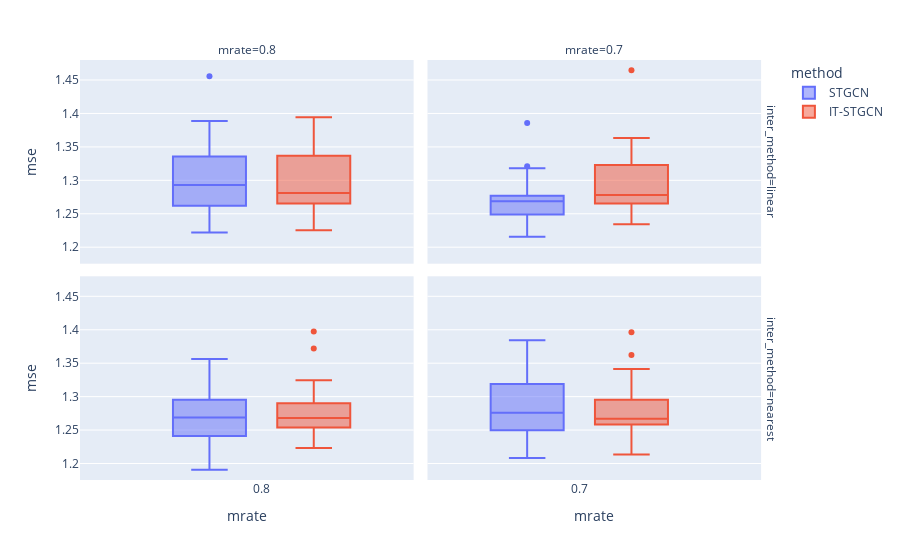

The cell this chart's notebook holds for it:
### Code cell
data.query("method!='GNAR' and mtype =='rand'").plot.box(backend='plotly',x='mrate',color='method',y='mse',facet_col='mrate',facet_row='inter_method',height=600)

### Figure 1 — Plotly figure (JSON) as saved in the notebook; plotly's stock layout.template omitted (floating-point values rounded to 4 significant figures)
{"data": [{"alignmentgroup": "True", "hovertemplate": "method=STGCN<br>inter_method=linear<br>mrate=%{x}<br>mse=%{y}<extra></extra>", "legendgroup": "STGCN", "marker": {"color": "#636efa"}, "name": "STGCN", "notched": false, "offsetgroup": "STGCN", "orientation": "v", "showlegend": true, "type": "box", "x": [0.8, 0.8, 0.8, 0.8, 0.8, 0.8, 0.8, 0.8, 0.8, 0.8, 0.8, 0.8, 0.8, 0.8, 0.8, 0.8, 0.8, 0.8, 0.8, 0.8, 0.8, 0.8, 0.8, 0.8, 0.8, 0.8, 0.8, 0.8, 0.8, 0.8], "x0": " ", "xaxis": "x3", "y": [1.319, 1.271, 1.311, 1.312, 1.26, 1.252, 1.222, 1.241, 1.27, 1.336, 1.384, 1.276, 1.261, 1.252, 1.295, 1.296, 1.312, 1.285, 1.38, 1.389, 1.291, 1.349, 1.366, 1.456, 1.262, 1.265, 1.255, 1.276, 1.339, 1.335], "y0": " ", "yaxis": "y3"}, {"alignmentgroup": "True", "hovertemplate": "method=STGCN<br>inter_method=linear<br>mrate=%{x}<br>mse=%{y}<extra></extra>", "legendgroup": "STGCN", "marker": {"color": "#636efa"}, "name": "STGCN", "notched": false, "offsetgroup": "STGCN", "orientation": "v", "showlegend": false, "type": "box", "x": [0.7, 0.7, 0.7, 0.7, 0.7, 0.7, 0.7, 0.7, 0.7, 0.7, 0.7, 0.7, 0.7, 0.7, 0.7, 0.7, 0.7, 0.7, 0.7, 0.7, 0.7, 0.7, 0.7, 0.7, 0.7, 0.7, 0.7, 0.7, 0.7, 0.7], "x0": " ", "xaxis": "x4", "y": [1.386, 1.265, 1.254, 1.242, 1.3, 1.216, 1.318, 1.271, 1.249, 1.321, 1.221, 1.267, 1.27, 1.271, 1.275, 1.246, 1.247, 1.255, 1.27, 1.257, 1.317, 1.277, 1.271, 1.275, 1.304, 1.26, 1.25, 1.284, 1.223, 1.224], "y0": " ", "yaxis": "y4"}, {"alignmentgroup": "True", "hovertemplate": "method=STGCN<br>inter_method=nearest<br>mrate=%{x}<br>mse=%{y}<extra></extra>", "legendgroup": "STGCN", "marker": {"color": "#636efa"}, "name": "STGCN", "notched": false, "offsetgroup": "STGCN", "orientation": "v", "showlegend": false, "type": "box", "x": [0.8, 0.8, 0.8, 0.8, 0.8, 0.8, 0.8, 0.8, 0.8, 0.8, 0.8, 0.8, 0.8, 0.8, 0.8, 0.8, 0.8, 0.8, 0.8, 0.8, 0.8, 0.8, 0.8, 0.8, 0.8, 0.8, 0.8, 0.8, 0.8, 0.8], "x0": " ", "xaxis": "x", "y": [1.338, 1.256, 1.27, 1.235, 1.335, 1.26, 1.295, 1.335, 1.277, 1.281, 1.234, 1.239, 1.272, 1.264, 1.289, 1.241, 1.356, 1.247, 1.246, 1.226, 1.268, 1.191, 1.29, 1.305, 1.225, 1.275, 1.328, 1.226, 1.26, 1.308], "y0": " ", "yaxis": "y"}, {"alignmentgroup": "True", "hovertemplate": "method=STGCN<br>inter_method=nearest<br>mrate=%{x}<br>mse=%{y}<extra></extra>", "legendgroup": "STGCN", "marker": {"color": "#636efa"}, "name": "STGCN", "notched": false, "offsetgroup": "STGCN", "orientation": "v", "showlegend": false, "type": "box", "x": [0.7, 0.7, 0.7, 0.7, 0.7, 0.7, 0.7, 0.7, 0.7, 0.7, 0.7, 0.7, 0.7, 0.7, 0.7, 0.7, 0.7, 0.7, 0.7, 0.7, 0.7, 0.7, 0.7, 0.7, 0.7, 0.7, 0.7, 0.7, 0.7, 0.7], "x0": " ", "xaxis": "x2", "y": [1.254, 1.208, 1.271, 1.367, 1.343, 1.236, 1.247, 1.333, 1.28, 1.384, 1.302, 1.295, 1.242, 1.332, 1.291, 1.269, 1.272, 1.304, 1.319, 1.25, 1.282, 1.235, 1.374, 1.235, 1.283, 1.238, 1.269, 1.262, 1.332, 1.27], "y0": " ", "yaxis": "y2"}, {"alignmentgroup": "True", "hovertemplate": "method=IT-STGCN<br>inter_method=linear<br>mrate=%{x}<br>mse=%{y}<extra></extra>", "legendgroup": "IT-STGCN", "marker": {"color": "#EF553B"}, "name": "IT-STGCN", "notched": false, "offsetgroup": "IT-STGCN", "orientation": "v", "showlegend": true, "type": "box", "x": [0.8, 0.8, 0.8, 0.8, 0.8, 0.8, 0.8, 0.8, 0.8, 0.8, 0.8, 0.8, 0.8, 0.8, 0.8, 0.8, 0.8, 0.8, 0.8, 0.8, 0.8, 0.8, 0.8, 0.8, 0.8, 0.8, 0.8, 0.8, 0.8, 0.8], "x0": " ", "xaxis": "x3", "y": [1.243, 1.344, 1.276, 1.273, 1.266, 1.227, 1.285, 1.251, 1.278, 1.316, 1.226, 1.274, 1.394, 1.237, 1.265, 1.272, 1.309, 1.253, 1.337, 1.381, 1.327, 1.275, 1.367, 1.315, 1.32, 1.261, 1.342, 1.338, 1.3, 1.391], "y0": " ", "yaxis": "y3"}, {"alignmentgroup": "True", "hovertemplate": "method=IT-STGCN<br>inter_method=linear<br>mrate=%{x}<br>mse=%{y}<extra></extra>", "legendgroup": "IT-STGCN", "marker": {"color": "#EF553B"}, "name": "IT-STGCN", "notched": false, "offsetgroup": "IT-STGCN", "orientation": "v", "showlegend": false, "type": "box", "x": [0.7, 0.7, 0.7, 0.7, 0.7, 0.7, 0.7, 0.7, 0.7, 0.7, 0.7, 0.7, 0.7, 0.7, 0.7, 0.7, 0.7, 0.7, 0.7, 0.7, 0.7, 0.7, 0.7, 0.7, 0.7, 0.7, 0.7, 0.7, 0.7, 0.7], "x0": " ", "xaxis": "x4", "y": [1.235, 1.256, 1.256, 1.317, 1.257, 1.357, 1.319, 1.267, 1.465, 1.345, 1.258, 1.277, 1.337, 1.292, 1.282, 1.237, 1.309, 1.27, 1.298, 1.36, 1.323, 1.271, 1.326, 1.274, 1.265, 1.279, 1.266, 1.263, 1.363, 1.274], "y0": " ", "yaxis": "y4"}, {"alignmentgroup": "True", "hovertemplate": "method=IT-STGCN<br>inter_method=nearest<br>mrate=%{x}<br>mse=%{y}<extra></extra>", "legendgroup": "IT-STGCN", "marker": {"color": "#EF553B"}, "name": "IT-STGCN", "notched": false, "offsetgroup": "IT-STGCN", "orientation": "v", "showlegend": false, "type": "box", "x": [0.8, 0.8, 0.8, 0.8, 0.8, 0.8, 0.8, 0.8, 0.8, 0.8, 0.8, 0.8, 0.8, 0.8, 0.8, 0.8, 0.8, 0.8, 0.8, 0.8, 0.8, 0.8, 0.8, 0.8, 0.8, 0.8, 0.8, 0.8, 0.8, 0.8], "x0": " ", "xaxis": "x", "y": [1.24, 1.254, 1.258, 1.325, 1.282, 1.313, 1.281, 1.274, 1.246, 1.321, 1.281, 1.372, 1.261, 1.253, 1.261, 1.248, 1.233, 1.254, 1.264, 1.397, 1.29, 1.273, 1.223, 1.272, 1.261, 1.304, 1.262, 1.286, 1.293, 1.251], "y0": " ", "yaxis": "y"}, {"alignmentgroup": "True", "hovertemplate": "method=IT-STGCN<br>inter_method=nearest<br>mrate=%{x}<br>mse=%{y}<extra></extra>", "legendgroup": "IT-STGCN", "marker": {"color": "#EF553B"}, "name": "IT-STGCN", "notched": false, "offsetgroup": "IT-STGCN", "orientation": "v", "showlegend": false, "type": "box", "x": [0.7, 0.7, 0.7, 0.7, 0.7, 0.7, 0.7, 0.7, 0.7, 0.7, 0.7, 0.7, 0.7, 0.7, 0.7, 0.7, 0.7, 0.7, 0.7, 0.7, 0.7, 0.7, 0.7, 0.7, 0.7, 0.7, 0.7, 0.7, 0.7, 0.7], "x0": " ", "xaxis": "x2", "y": [1.327, 1.257, 1.252, 1.273, 1.267, 1.27, 1.242, 1.267, 1.246, 1.362, 1.259, 1.26, 1.231, 1.26, 1.29, 1.213, 1.301, 1.258, 1.396, 1.272, 1.341, 1.295, 1.283, 1.341, 1.316, 1.265, 1.281, 1.262, 1.265, 1.254], "y0": " ", "yaxis": "y2"}], "layout": {"annotations": [{"font": {}, "showarrow": false, "text": "mrate=0.8", "x": 0.24, "xanchor": "center", "xref": "paper", "y": 1, "yanchor": "bottom", "yref": "paper"}, {"font": {}, "showarrow": false, "text": "mrate=0.7", "x": 0.74, "xanchor": "center", "xref": "paper", "y": 1, "yanchor": "bottom", "yref": "paper"}, {"font": {}, "showarrow": false, "text": "inter_method=nearest", "textangle": 90, "x": 0.98, "xanchor": "left", "xref": "paper", "y": 0.2425, "yanchor": "middle", "yref": "paper"}, {"font": {}, "showarrow": false, "text": "inter_method=linear", "textangle": 90, "x": 0.98, "xanchor": "left", "xref": "paper", "y": 0.7575, "yanchor": "middle", "yref": "paper"}], "autosize": true, "boxmode": "group", "legend": {"title": {"text": "method"}, "tracegroupgap": 0}, "margin": {"t": 60}, "xaxis": {"anchor": "y", "autorange": true, "categoryarray": [0.8, 0.7], "categoryorder": "array", "domain": [0, 0.48], "range": [0.1959, 1.304], "title": {"text": "mrate"}, "type": "linear"}, "xaxis2": {"anchor": "y2", "autorange": true, "categoryarray": [0.8, 0.7], "categoryorder": "array", "domain": [0.5, 0.98], "matches": "x", "range": [0.1959, 1.304], "title": {"text": "mrate"}, "type": "linear"}, "xaxis3": {"anchor": "y3", "autorange": true, "domain": [0, 0.48], "matches": "x", "range": [0.1959, 1.304], "showticklabels": false, "type": "linear"}, "xaxis4": {"anchor": "y4", "autorange": true, "domain": [0.5, 0.98], "matches": "x", "range": [0.1959, 1.304], "showticklabels": false, "type": "linear"}, "yaxis": {"anchor": "x", "autorange": true, "domain": [0, 0.485], "range": [1.175, 1.48], "title": {"text": "mse"}, "type": "linear"}, "yaxis2": {"anchor": "x2", "autorange": true, "domain": [0, 0.485], "matches": "y", "range": [1.175, 1.48], "showticklabels": false, "type": "linear"}, "yaxis3": {"anchor": "x3", "autorange": true, "domain": [0.515, 1], "matches": "y", "range": [1.175, 1.48], "title": {"text": "mse"}, "type": "linear"}, "yaxis4": {"anchor": "x4", "autorange": true, "domain": [0.515, 1], "matches": "y", "range": [1.175, 1.48], "showticklabels": false, "type": "linear"}}}
